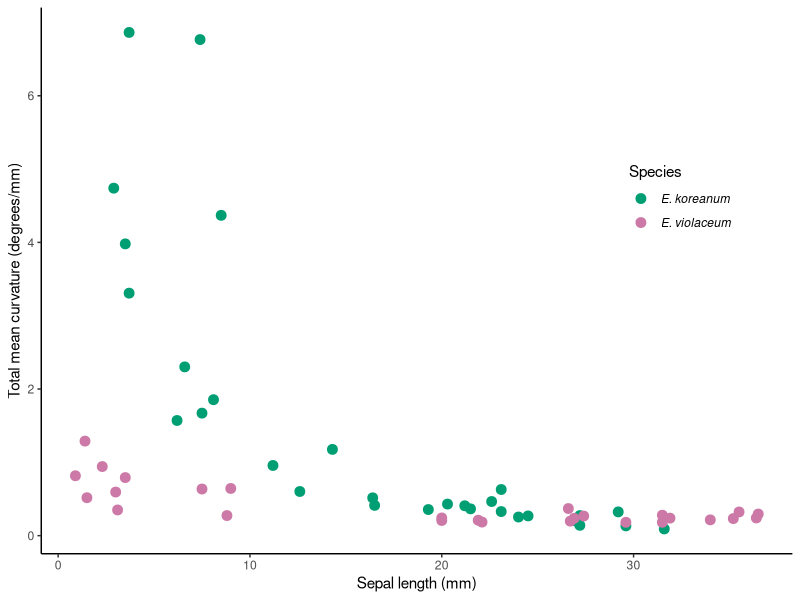
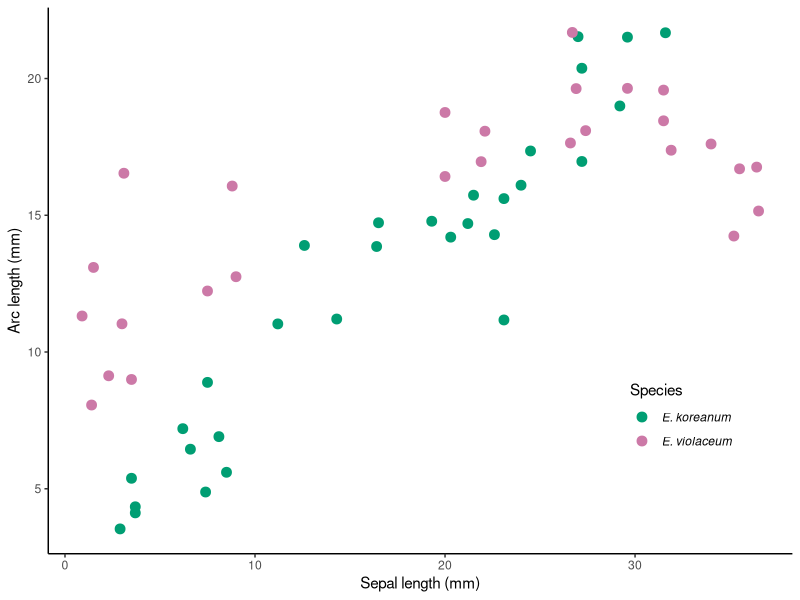

Source code (R) for these figures, in order:
library(here)
library(tidyverse)



#import data ####

# size data
size_data<-
  read.csv(
  here("data/epimedium_curv_size_data.csv"), header=TRUE) %>% 
  slice(20:77) %>% 
  rename(name = species_individual_panicle_flower)
  

# curvature data
curv_data <-
  read.csv(
  here("data/epimedium_adj_curvature.csv"), header=TRUE) %>% 
  select(2:5)

# merge curvature data into one tibble
curv_size_data <-
  left_join(curv_data, size_data, by ='name') %>% 
  as_tibble() %>% 
  mutate(species = str_extract(name, "[A-Z]+")) # extacts uppercase letters from strings
  
  
# plot sepal size vs curv
ggplot(
  data=curv_size_data, 
  aes(x=sepal_size_mm, y=adjusted_curvature)) +
geom_point(
  aes(colour=factor(species)), size=3) +
labs(x = "Sepal length (mm)", 
     y = "Total mean curvature (degrees/mm)",
     colour = "species") +
scale_colour_manual(name= "Species", 
                    breaks = c("K", "V"), 
                    labels = c(expression(italic("E. koreanum")), 
                               expression(italic("E. violaceum"))),
                    values = c("#009E73", "#CC79A7")) +
theme_bw() + 
theme(panel.border = element_blank(), 
      panel.grid.major = element_blank(),
      panel.grid.minor = element_blank(), 
      axis.line = element_line(colour = "black"), 
      legend.position=c(.85, .65))
               

# plot sepal size vs arc length
ggplot(
  data=curv_size_data, 
  aes(x=sepal_size_mm, y=arclength)) +
  geom_point(
    aes(colour=factor(species)), size=3) +
  labs(x = "Sepal length (mm)", 
       y = "Arc length (mm)",
       colour = "species") +
  scale_colour_manual(name= "Species", 
                      breaks = c("K", "V"), 
                      labels = c(expression(italic("E. koreanum")), 
                                 expression(italic("E. violaceum"))),
                      values = c("#009E73", "#CC79A7")) +
  theme_bw() + 
  theme(panel.border = element_blank(), 
        panel.grid.major = element_blank(),
        panel.grid.minor = element_blank(), 
        axis.line = element_line(colour = "black"), 
        legend.position=c(.85, .25))
